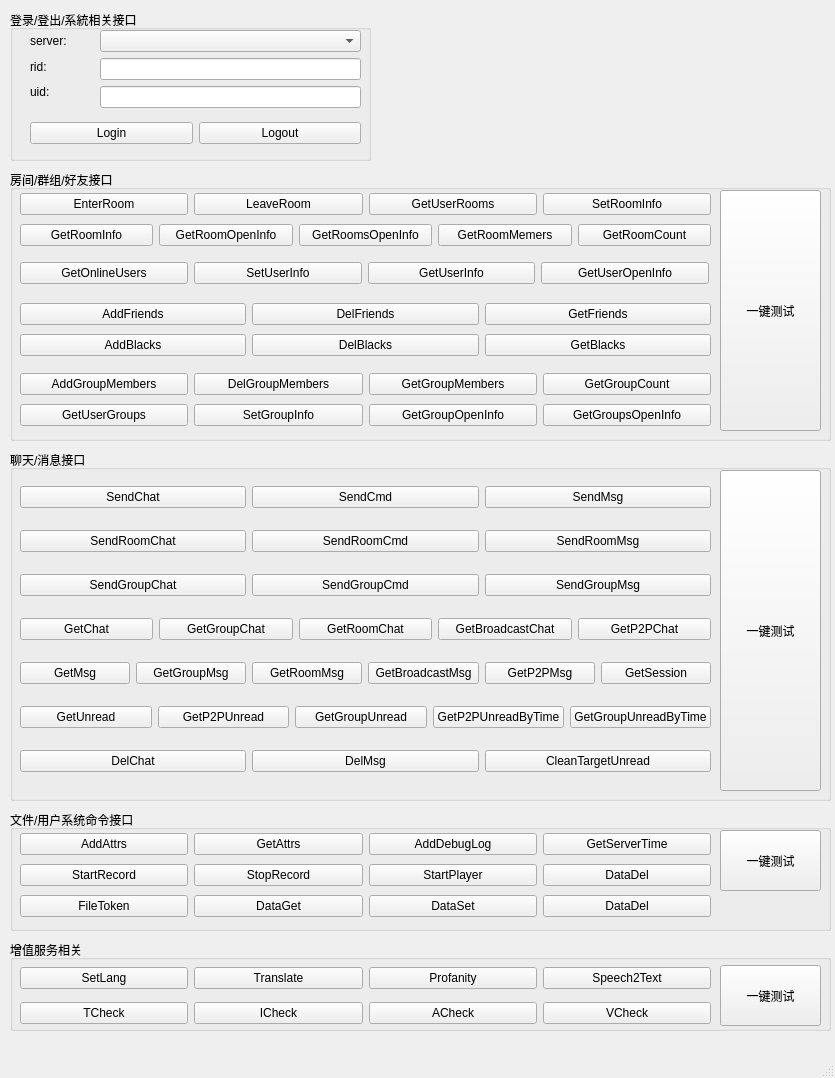
<?xml version="1.0" encoding="UTF-8"?>
<ui version="4.0">
 <class>MainWindow</class>
 <widget class="QMainWindow" name="MainWindow">
  <property name="geometry">
   <rect>
    <x>0</x>
    <y>0</y>
    <width>835</width>
    <height>1078</height>
   </rect>
  </property>
  <property name="windowTitle">
   <string>RTMDemo</string>
  </property>
  <widget class="QWidget" name="centralwidget">
   <widget class="QGroupBox" name="groupBox">
    <property name="geometry">
     <rect>
      <x>10</x>
      <y>10</y>
      <width>361</width>
      <height>151</height>
     </rect>
    </property>
    <property name="title">
     <string>登录/登出/系統相关接口</string>
    </property>
    <widget class="QWidget" name="layoutWidget">
     <property name="geometry">
      <rect>
       <x>20</x>
       <y>110</y>
       <width>331</width>
       <height>26</height>
      </rect>
     </property>
     <layout class="QHBoxLayout" name="horizontalLayout_17">
      <item>
       <widget class="QPushButton" name="Login">
        <property name="text">
         <string>Login</string>
        </property>
       </widget>
      </item>
      <item>
       <widget class="QPushButton" name="Logout">
        <property name="text">
         <string>Logout</string>
        </property>
       </widget>
      </item>
     </layout>
    </widget>
    <widget class="QWidget" name="layoutWidget">
     <property name="geometry">
      <rect>
       <x>20</x>
       <y>21</y>
       <width>41</width>
       <height>71</height>
      </rect>
     </property>
     <layout class="QVBoxLayout" name="verticalLayout">
      <item>
       <widget class="QLabel" name="label">
        <property name="text">
         <string>server:</string>
        </property>
       </widget>
      </item>
      <item>
       <widget class="QLabel" name="label_3">
        <property name="text">
         <string>rid:</string>
        </property>
       </widget>
      </item>
      <item>
       <widget class="QLabel" name="label_2">
        <property name="text">
         <string>uid:</string>
        </property>
       </widget>
      </item>
     </layout>
    </widget>
    <widget class="QWidget" name="layoutWidget">
     <property name="geometry">
      <rect>
       <x>90</x>
       <y>20</y>
       <width>261</width>
       <height>78</height>
      </rect>
     </property>
     <layout class="QVBoxLayout" name="verticalLayout_10">
      <item>
       <widget class="QComboBox" name="serverComboBox"/>
      </item>
      <item>
       <widget class="QLineEdit" name="ridLineEdit"/>
      </item>
      <item>
       <widget class="QLineEdit" name="uidLineEdit"/>
      </item>
     </layout>
    </widget>
   </widget>
   <widget class="QGroupBox" name="groupBox_3">
    <property name="geometry">
     <rect>
      <x>10</x>
      <y>450</y>
      <width>821</width>
      <height>351</height>
     </rect>
    </property>
    <property name="title">
     <string>聊天/消息接口</string>
    </property>
    <widget class="QPushButton" name="OneKeyForMsg">
     <property name="geometry">
      <rect>
       <x>710</x>
       <y>20</y>
       <width>101</width>
       <height>321</height>
      </rect>
     </property>
     <property name="text">
      <string>一键测试</string>
     </property>
    </widget>
    <widget class="QWidget" name="layoutWidget">
     <property name="geometry">
      <rect>
       <x>10</x>
       <y>20</y>
       <width>691</width>
       <height>321</height>
      </rect>
     </property>
     <layout class="QVBoxLayout" name="verticalLayout_2">
      <item>
       <layout class="QHBoxLayout" name="horizontalLayout_8">
        <item>
         <widget class="QPushButton" name="SendChat">
          <property name="text">
           <string>SendChat</string>
          </property>
         </widget>
        </item>
        <item>
         <widget class="QPushButton" name="SendCmd">
          <property name="text">
           <string>SendCmd</string>
          </property>
         </widget>
        </item>
        <item>
         <widget class="QPushButton" name="SendMsg">
          <property name="text">
           <string>SendMsg</string>
          </property>
         </widget>
        </item>
       </layout>
      </item>
      <item>
       <layout class="QHBoxLayout" name="horizontalLayout_6">
        <item>
         <widget class="QPushButton" name="SendRoomChat">
          <property name="text">
           <string>SendRoomChat</string>
          </property>
         </widget>
        </item>
        <item>
         <widget class="QPushButton" name="SendRoomCmd">
          <property name="text">
           <string>SendRoomCmd</string>
          </property>
         </widget>
        </item>
        <item>
         <widget class="QPushButton" name="SendRoomMsg">
          <property name="text">
           <string>SendRoomMsg</string>
          </property>
         </widget>
        </item>
       </layout>
      </item>
      <item>
       <layout class="QHBoxLayout" name="horizontalLayout_7">
        <item>
         <widget class="QPushButton" name="SendGroupChat">
          <property name="text">
           <string>SendGroupChat</string>
          </property>
         </widget>
        </item>
        <item>
         <widget class="QPushButton" name="SendGroupCmd">
          <property name="text">
           <string>SendGroupCmd</string>
          </property>
         </widget>
        </item>
        <item>
         <widget class="QPushButton" name="SendGroupMsg">
          <property name="text">
           <string>SendGroupMsg</string>
          </property>
         </widget>
        </item>
       </layout>
      </item>
      <item>
       <layout class="QHBoxLayout" name="horizontalLayout_9">
        <item>
         <widget class="QPushButton" name="GetChat">
          <property name="text">
           <string>GetChat</string>
          </property>
         </widget>
        </item>
        <item>
         <widget class="QPushButton" name="GetGroupChat">
          <property name="text">
           <string>GetGroupChat</string>
          </property>
         </widget>
        </item>
        <item>
         <widget class="QPushButton" name="GetRoomChat">
          <property name="text">
           <string>GetRoomChat</string>
          </property>
         </widget>
        </item>
        <item>
         <widget class="QPushButton" name="GetBroadcastChat">
          <property name="text">
           <string>GetBroadcastChat</string>
          </property>
         </widget>
        </item>
        <item>
         <widget class="QPushButton" name="GetP2PChat">
          <property name="text">
           <string>GetP2PChat</string>
          </property>
         </widget>
        </item>
       </layout>
      </item>
      <item>
       <layout class="QHBoxLayout" name="horizontalLayout_3">
        <item>
         <widget class="QPushButton" name="GetMsg">
          <property name="text">
           <string>GetMsg</string>
          </property>
         </widget>
        </item>
        <item>
         <widget class="QPushButton" name="GetGroupMsg">
          <property name="text">
           <string>GetGroupMsg</string>
          </property>
         </widget>
        </item>
        <item>
         <widget class="QPushButton" name="GetRoomMsg">
          <property name="text">
           <string>GetRoomMsg</string>
          </property>
         </widget>
        </item>
        <item>
         <widget class="QPushButton" name="GetBroadcastMsg">
          <property name="text">
           <string>GetBroadcastMsg</string>
          </property>
         </widget>
        </item>
        <item>
         <widget class="QPushButton" name="GetP2PMsg">
          <property name="text">
           <string>GetP2PMsg</string>
          </property>
         </widget>
        </item>
        <item>
         <widget class="QPushButton" name="GetSession">
          <property name="text">
           <string>GetSession</string>
          </property>
         </widget>
        </item>
       </layout>
      </item>
      <item>
       <layout class="QHBoxLayout" name="horizontalLayout_4">
        <item>
         <widget class="QPushButton" name="GetUnread">
          <property name="text">
           <string>GetUnread</string>
          </property>
         </widget>
        </item>
        <item>
         <widget class="QPushButton" name="GetP2PUnread">
          <property name="text">
           <string>GetP2PUnread</string>
          </property>
         </widget>
        </item>
        <item>
         <widget class="QPushButton" name="GetGroupUnread">
          <property name="text">
           <string>GetGroupUnread</string>
          </property>
         </widget>
        </item>
        <item>
         <widget class="QPushButton" name="GetP2PUnreadByTime">
          <property name="text">
           <string>GetP2PUnreadByTime</string>
          </property>
         </widget>
        </item>
        <item>
         <widget class="QPushButton" name="GetGroupUnreadByTime">
          <property name="text">
           <string>GetGroupUnreadByTime</string>
          </property>
         </widget>
        </item>
       </layout>
      </item>
      <item>
       <layout class="QHBoxLayout" name="horizontalLayout_5">
        <item>
         <widget class="QPushButton" name="DelChat">
          <property name="text">
           <string>DelChat</string>
          </property>
         </widget>
        </item>
        <item>
         <widget class="QPushButton" name="DelMsg">
          <property name="text">
           <string>DelMsg</string>
          </property>
         </widget>
        </item>
        <item>
         <widget class="QPushButton" name="CleanTargetUnread">
          <property name="text">
           <string>CleanTargetUnread</string>
          </property>
         </widget>
        </item>
       </layout>
      </item>
     </layout>
    </widget>
   </widget>
   <widget class="QGroupBox" name="groupBox_4">
    <property name="geometry">
     <rect>
      <x>10</x>
      <y>170</y>
      <width>821</width>
      <height>271</height>
     </rect>
    </property>
    <property name="title">
     <string>房间/群组/好友接口</string>
    </property>
    <widget class="QWidget" name="layoutWidget_2">
     <property name="geometry">
      <rect>
       <x>10</x>
       <y>90</y>
       <width>689</width>
       <height>27</height>
      </rect>
     </property>
     <layout class="QHBoxLayout" name="horizontalLayout_20">
      <item>
       <widget class="QPushButton" name="GetOnlineUsers">
        <property name="text">
         <string>GetOnlineUsers</string>
        </property>
       </widget>
      </item>
      <item>
       <widget class="QPushButton" name="SetUserInfo">
        <property name="text">
         <string>SetUserInfo</string>
        </property>
       </widget>
      </item>
      <item>
       <widget class="QPushButton" name="GetUserInfo">
        <property name="text">
         <string>GetUserInfo</string>
        </property>
       </widget>
      </item>
      <item>
       <widget class="QPushButton" name="GetUserOpenInfo">
        <property name="text">
         <string>GetUserOpenInfo</string>
        </property>
       </widget>
      </item>
     </layout>
    </widget>
    <widget class="QWidget" name="layoutWidget_6">
     <property name="geometry">
      <rect>
       <x>10</x>
       <y>130</y>
       <width>691</width>
       <height>60</height>
      </rect>
     </property>
     <layout class="QVBoxLayout" name="verticalLayout_13">
      <item>
       <layout class="QHBoxLayout" name="horizontalLayout_23">
        <item>
         <widget class="QPushButton" name="AddFriends">
          <property name="text">
           <string>AddFriends</string>
          </property>
         </widget>
        </item>
        <item>
         <widget class="QPushButton" name="DelFriends">
          <property name="text">
           <string>DelFriends</string>
          </property>
         </widget>
        </item>
        <item>
         <widget class="QPushButton" name="GetFriends">
          <property name="text">
           <string>GetFriends</string>
          </property>
         </widget>
        </item>
       </layout>
      </item>
      <item>
       <layout class="QHBoxLayout" name="horizontalLayout_24">
        <item>
         <widget class="QPushButton" name="AddBlacks">
          <property name="layoutDirection">
           <enum>Qt::LeftToRight</enum>
          </property>
          <property name="text">
           <string>AddBlacks</string>
          </property>
         </widget>
        </item>
        <item>
         <widget class="QPushButton" name="DelBlacks">
          <property name="layoutDirection">
           <enum>Qt::LeftToRight</enum>
          </property>
          <property name="text">
           <string>DelBlacks</string>
          </property>
         </widget>
        </item>
        <item>
         <widget class="QPushButton" name="GetBlacks">
          <property name="layoutDirection">
           <enum>Qt::LeftToRight</enum>
          </property>
          <property name="text">
           <string>GetBlacks</string>
          </property>
         </widget>
        </item>
       </layout>
      </item>
     </layout>
    </widget>
    <widget class="QWidget" name="layoutWidget_10">
     <property name="geometry">
      <rect>
       <x>10</x>
       <y>200</y>
       <width>691</width>
       <height>61</height>
      </rect>
     </property>
     <layout class="QVBoxLayout" name="verticalLayout_14">
      <item>
       <layout class="QHBoxLayout" name="horizontalLayout_25">
        <item>
         <widget class="QPushButton" name="AddGroupMembers">
          <property name="text">
           <string>AddGroupMembers</string>
          </property>
         </widget>
        </item>
        <item>
         <widget class="QPushButton" name="DelGroupMembers">
          <property name="text">
           <string>DelGroupMembers</string>
          </property>
         </widget>
        </item>
        <item>
         <widget class="QPushButton" name="GetGroupMembers">
          <property name="text">
           <string>GetGroupMembers</string>
          </property>
         </widget>
        </item>
        <item>
         <widget class="QPushButton" name="GetGroupCount">
          <property name="text">
           <string>GetGroupCount</string>
          </property>
         </widget>
        </item>
       </layout>
      </item>
      <item>
       <layout class="QHBoxLayout" name="horizontalLayout_26">
        <item>
         <widget class="QPushButton" name="GetUserGroups">
          <property name="text">
           <string>GetUserGroups</string>
          </property>
         </widget>
        </item>
        <item>
         <widget class="QPushButton" name="SetGroupInfo">
          <property name="text">
           <string>SetGroupInfo</string>
          </property>
         </widget>
        </item>
        <item>
         <widget class="QPushButton" name="GetGroupOpenInfo">
          <property name="text">
           <string>GetGroupOpenInfo</string>
          </property>
         </widget>
        </item>
        <item>
         <widget class="QPushButton" name="GetGroupsOpenInfo">
          <property name="text">
           <string>GetGroupsOpenInfo</string>
          </property>
         </widget>
        </item>
       </layout>
      </item>
     </layout>
    </widget>
    <widget class="QPushButton" name="OneKeyForRoomOrGroupOrFriend">
     <property name="geometry">
      <rect>
       <x>710</x>
       <y>20</y>
       <width>101</width>
       <height>241</height>
      </rect>
     </property>
     <property name="text">
      <string>一键测试</string>
     </property>
    </widget>
    <widget class="QWidget" name="layoutWidget">
     <property name="geometry">
      <rect>
       <x>10</x>
       <y>20</y>
       <width>691</width>
       <height>61</height>
      </rect>
     </property>
     <layout class="QVBoxLayout" name="verticalLayout_7">
      <item>
       <layout class="QHBoxLayout" name="horizontalLayout_13">
        <item>
         <widget class="QPushButton" name="EnterRoom">
          <property name="text">
           <string>EnterRoom</string>
          </property>
         </widget>
        </item>
        <item>
         <widget class="QPushButton" name="LeaveRoom">
          <property name="text">
           <string>LeaveRoom</string>
          </property>
         </widget>
        </item>
        <item>
         <widget class="QPushButton" name="GetUserRooms">
          <property name="text">
           <string>GetUserRooms</string>
          </property>
         </widget>
        </item>
        <item>
         <widget class="QPushButton" name="SetRoomInfo">
          <property name="text">
           <string>SetRoomInfo</string>
          </property>
         </widget>
        </item>
       </layout>
      </item>
      <item>
       <layout class="QHBoxLayout" name="horizontalLayout_14">
        <item>
         <widget class="QPushButton" name="GetRoomInfo">
          <property name="text">
           <string>GetRoomInfo</string>
          </property>
         </widget>
        </item>
        <item>
         <widget class="QPushButton" name="GetRoomOpenInfo">
          <property name="text">
           <string>GetRoomOpenInfo</string>
          </property>
         </widget>
        </item>
        <item>
         <widget class="QPushButton" name="GetRoomsOpenInfo">
          <property name="text">
           <string>GetRoomsOpenInfo</string>
          </property>
         </widget>
        </item>
        <item>
         <widget class="QPushButton" name="GetRoomMemers">
          <property name="text">
           <string>GetRoomMemers</string>
          </property>
         </widget>
        </item>
        <item>
         <widget class="QPushButton" name="GetRoomCount">
          <property name="text">
           <string>GetRoomCount</string>
          </property>
         </widget>
        </item>
       </layout>
      </item>
     </layout>
    </widget>
   </widget>
   <widget class="QGroupBox" name="groupBox_5">
    <property name="geometry">
     <rect>
      <x>10</x>
      <y>810</y>
      <width>821</width>
      <height>121</height>
     </rect>
    </property>
    <property name="title">
     <string>文件/用户系统命令接口</string>
    </property>
    <widget class="QPushButton" name="OneKeyForFileOrUserSystem">
     <property name="geometry">
      <rect>
       <x>710</x>
       <y>20</y>
       <width>101</width>
       <height>61</height>
      </rect>
     </property>
     <property name="text">
      <string>一键测试</string>
     </property>
    </widget>
    <widget class="QWidget" name="layoutWidget">
     <property name="geometry">
      <rect>
       <x>10</x>
       <y>20</y>
       <width>691</width>
       <height>92</height>
      </rect>
     </property>
     <layout class="QVBoxLayout" name="verticalLayout_6">
      <item>
       <layout class="QHBoxLayout" name="horizontalLayout">
        <item>
         <widget class="QPushButton" name="AddAttrs">
          <property name="text">
           <string>AddAttrs</string>
          </property>
         </widget>
        </item>
        <item>
         <widget class="QPushButton" name="GetAttrs">
          <property name="text">
           <string>GetAttrs</string>
          </property>
         </widget>
        </item>
        <item>
         <widget class="QPushButton" name="AddDebugLog">
          <property name="text">
           <string>AddDebugLog</string>
          </property>
         </widget>
        </item>
        <item>
         <widget class="QPushButton" name="GetServerTime">
          <property name="text">
           <string>GetServerTime</string>
          </property>
         </widget>
        </item>
       </layout>
      </item>
      <item>
       <layout class="QHBoxLayout" name="horizontalLayout_21">
        <item>
         <widget class="QPushButton" name="StartRecord">
          <property name="focusPolicy">
           <enum>Qt::WheelFocus</enum>
          </property>
          <property name="layoutDirection">
           <enum>Qt::LeftToRight</enum>
          </property>
          <property name="text">
           <string>StartRecord</string>
          </property>
         </widget>
        </item>
        <item>
         <widget class="QPushButton" name="StopRecord">
          <property name="layoutDirection">
           <enum>Qt::LeftToRight</enum>
          </property>
          <property name="text">
           <string>StopRecord</string>
          </property>
         </widget>
        </item>
        <item>
         <widget class="QPushButton" name="StartPlayer">
          <property name="layoutDirection">
           <enum>Qt::LeftToRight</enum>
          </property>
          <property name="text">
           <string>StartPlayer</string>
          </property>
         </widget>
        </item>
        <item>
         <widget class="QPushButton" name="DataDel_2">
          <property name="layoutDirection">
           <enum>Qt::LeftToRight</enum>
          </property>
          <property name="text">
           <string>DataDel</string>
          </property>
         </widget>
        </item>
       </layout>
      </item>
      <item>
       <layout class="QHBoxLayout" name="horizontalLayout_19">
        <item>
         <widget class="QPushButton" name="FileToken">
          <property name="layoutDirection">
           <enum>Qt::LeftToRight</enum>
          </property>
          <property name="text">
           <string>FileToken</string>
          </property>
         </widget>
        </item>
        <item>
         <widget class="QPushButton" name="DataGet">
          <property name="layoutDirection">
           <enum>Qt::LeftToRight</enum>
          </property>
          <property name="text">
           <string>DataGet</string>
          </property>
         </widget>
        </item>
        <item>
         <widget class="QPushButton" name="DataSet">
          <property name="layoutDirection">
           <enum>Qt::LeftToRight</enum>
          </property>
          <property name="text">
           <string>DataSet</string>
          </property>
         </widget>
        </item>
        <item>
         <widget class="QPushButton" name="DataDel">
          <property name="layoutDirection">
           <enum>Qt::LeftToRight</enum>
          </property>
          <property name="text">
           <string>DataDel</string>
          </property>
         </widget>
        </item>
       </layout>
      </item>
     </layout>
    </widget>
   </widget>
   <widget class="QGroupBox" name="groupBox_9">
    <property name="geometry">
     <rect>
      <x>10</x>
      <y>940</y>
      <width>821</width>
      <height>91</height>
     </rect>
    </property>
    <property name="title">
     <string>增值服务相关</string>
    </property>
    <widget class="QPushButton" name="OneKeyForUpgradeService">
     <property name="geometry">
      <rect>
       <x>710</x>
       <y>25</y>
       <width>101</width>
       <height>61</height>
      </rect>
     </property>
     <property name="text">
      <string>一键测试</string>
     </property>
    </widget>
    <widget class="QWidget" name="layoutWidget">
     <property name="geometry">
      <rect>
       <x>10</x>
       <y>20</y>
       <width>691</width>
       <height>71</height>
      </rect>
     </property>
     <layout class="QVBoxLayout" name="verticalLayout_5">
      <item>
       <layout class="QHBoxLayout" name="horizontalLayout_11">
        <item>
         <widget class="QPushButton" name="SetLang">
          <property name="text">
           <string>SetLang</string>
          </property>
         </widget>
        </item>
        <item>
         <widget class="QPushButton" name="Translate">
          <property name="text">
           <string>Translate</string>
          </property>
         </widget>
        </item>
        <item>
         <widget class="QPushButton" name="Profanity">
          <property name="text">
           <string>Profanity</string>
          </property>
         </widget>
        </item>
        <item>
         <widget class="QPushButton" name="Speech2Text">
          <property name="text">
           <string>Speech2Text</string>
          </property>
         </widget>
        </item>
       </layout>
      </item>
      <item>
       <layout class="QHBoxLayout" name="horizontalLayout_12">
        <item>
         <widget class="QPushButton" name="TCheck">
          <property name="text">
           <string>TCheck</string>
          </property>
         </widget>
        </item>
        <item>
         <widget class="QPushButton" name="ICheck">
          <property name="text">
           <string>ICheck</string>
          </property>
         </widget>
        </item>
        <item>
         <widget class="QPushButton" name="ACheck">
          <property name="text">
           <string>ACheck</string>
          </property>
         </widget>
        </item>
        <item>
         <widget class="QPushButton" name="VCheck">
          <property name="text">
           <string>VCheck</string>
          </property>
         </widget>
        </item>
       </layout>
      </item>
     </layout>
    </widget>
   </widget>
  </widget>
  <widget class="QMenuBar" name="menubar">
   <property name="geometry">
    <rect>
     <x>0</x>
     <y>0</y>
     <width>835</width>
     <height>22</height>
    </rect>
   </property>
  </widget>
  <widget class="QStatusBar" name="statusbar"/>
 </widget>
 <resources/>
 <connections/>
</ui>
